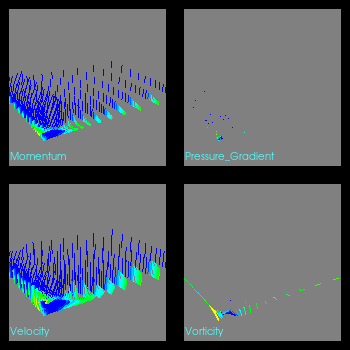

Write the Python code that produced this figure.
#!/usr/bin/env python

# Display all Plot3D vector functions in a 2x2 grid of renderers with hedgehogs.

import os

import vtkmodules.vtkInteractionStyle  # noqa: F401
import vtkmodules.vtkRenderingFreeType  # noqa: F401
import vtkmodules.vtkRenderingOpenGL2  # noqa: F401

from vtkmodules.vtkFiltersCore import vtkHedgeHog
from vtkmodules.vtkFiltersGeometry import vtkStructuredGridGeometryFilter
from vtkmodules.vtkIOParallel import vtkMultiBlockPLOT3DReader
from vtkmodules.vtkRenderingCore import (
    vtkActor,
    vtkActor2D,
    vtkCamera,
    vtkLight,
    vtkPolyDataMapper,
    vtkRenderWindow,
    vtkRenderWindowInteractor,
    vtkRenderer,
    vtkTextMapper,
    vtkTextProperty,
)

# Source
data_dir = os.environ.get("VPE_DATA_DIR", os.path.dirname(os.path.abspath(__file__)))

vector_labels = ["Velocity", "Vorticity", "Momentum", "Pressure_Gradient"]
vector_functions = [200, 201, 202, 210]

camera = vtkCamera()
light = vtkLight()

# Shared text property
text_prop = vtkTextProperty()
text_prop.SetFontSize(10)
text_prop.SetFontFamilyToArial()
text_prop.SetColor(0.3, 1, 1)

# Source - Velocity (200)
velocity_reader = vtkMultiBlockPLOT3DReader()
velocity_reader.SetXYZFileName(os.path.join(data_dir, "bluntfinxyz.bin"))
velocity_reader.SetQFileName(os.path.join(data_dir, "bluntfinq.bin"))
velocity_reader.SetVectorFunctionNumber(200)
velocity_reader.Update()
velocity_output = velocity_reader.GetOutput().GetBlock(0)

velocity_geometry = vtkStructuredGridGeometryFilter()
velocity_geometry.SetInputData(velocity_output)
velocity_geometry.SetExtent(25, 25, 0, 100, 0, 100)

velocity_hog = vtkHedgeHog()
velocity_hog.SetInputConnection(velocity_geometry.GetOutputPort())
velocity_hog.SetScaleFactor(1.0 / velocity_output.GetPointData().GetVectors().GetMaxNorm())

# Mapper - Velocity
velocity_mapper = vtkPolyDataMapper()
velocity_mapper.SetInputConnection(velocity_hog.GetOutputPort())

# Actor - Velocity
velocity_actor = vtkActor()
velocity_actor.SetMapper(velocity_mapper)

velocity_text_mapper = vtkTextMapper()
velocity_text_mapper.SetInput("Velocity")
velocity_text_mapper.SetTextProperty(text_prop)

velocity_text_actor = vtkActor2D()
velocity_text_actor.SetMapper(velocity_text_mapper)
velocity_text_actor.SetPosition(2, 5)

# Source - Vorticity (201)
vorticity_reader = vtkMultiBlockPLOT3DReader()
vorticity_reader.SetXYZFileName(os.path.join(data_dir, "bluntfinxyz.bin"))
vorticity_reader.SetQFileName(os.path.join(data_dir, "bluntfinq.bin"))
vorticity_reader.SetVectorFunctionNumber(201)
vorticity_reader.Update()
vorticity_output = vorticity_reader.GetOutput().GetBlock(0)

vorticity_geometry = vtkStructuredGridGeometryFilter()
vorticity_geometry.SetInputData(vorticity_output)
vorticity_geometry.SetExtent(25, 25, 0, 100, 0, 100)

vorticity_hog = vtkHedgeHog()
vorticity_hog.SetInputConnection(vorticity_geometry.GetOutputPort())
vorticity_hog.SetScaleFactor(1.0 / vorticity_output.GetPointData().GetVectors().GetMaxNorm())

# Mapper - Vorticity
vorticity_mapper = vtkPolyDataMapper()
vorticity_mapper.SetInputConnection(vorticity_hog.GetOutputPort())

# Actor - Vorticity
vorticity_actor = vtkActor()
vorticity_actor.SetMapper(vorticity_mapper)

vorticity_text_mapper = vtkTextMapper()
vorticity_text_mapper.SetInput("Vorticity")
vorticity_text_mapper.SetTextProperty(text_prop)

vorticity_text_actor = vtkActor2D()
vorticity_text_actor.SetMapper(vorticity_text_mapper)
vorticity_text_actor.SetPosition(2, 5)

# Source - Momentum (202)
momentum_reader = vtkMultiBlockPLOT3DReader()
momentum_reader.SetXYZFileName(os.path.join(data_dir, "bluntfinxyz.bin"))
momentum_reader.SetQFileName(os.path.join(data_dir, "bluntfinq.bin"))
momentum_reader.SetVectorFunctionNumber(202)
momentum_reader.Update()
momentum_output = momentum_reader.GetOutput().GetBlock(0)

momentum_geometry = vtkStructuredGridGeometryFilter()
momentum_geometry.SetInputData(momentum_output)
momentum_geometry.SetExtent(25, 25, 0, 100, 0, 100)

momentum_hog = vtkHedgeHog()
momentum_hog.SetInputConnection(momentum_geometry.GetOutputPort())
momentum_hog.SetScaleFactor(1.0 / momentum_output.GetPointData().GetVectors().GetMaxNorm())

# Mapper - Momentum
momentum_mapper = vtkPolyDataMapper()
momentum_mapper.SetInputConnection(momentum_hog.GetOutputPort())

# Actor - Momentum
momentum_actor = vtkActor()
momentum_actor.SetMapper(momentum_mapper)

momentum_text_mapper = vtkTextMapper()
momentum_text_mapper.SetInput("Momentum")
momentum_text_mapper.SetTextProperty(text_prop)

momentum_text_actor = vtkActor2D()
momentum_text_actor.SetMapper(momentum_text_mapper)
momentum_text_actor.SetPosition(2, 5)

# Source - Pressure Gradient (210)
pressure_gradient_reader = vtkMultiBlockPLOT3DReader()
pressure_gradient_reader.SetXYZFileName(os.path.join(data_dir, "bluntfinxyz.bin"))
pressure_gradient_reader.SetQFileName(os.path.join(data_dir, "bluntfinq.bin"))
pressure_gradient_reader.SetVectorFunctionNumber(210)
pressure_gradient_reader.Update()
pressure_gradient_output = pressure_gradient_reader.GetOutput().GetBlock(0)

pressure_gradient_geometry = vtkStructuredGridGeometryFilter()
pressure_gradient_geometry.SetInputData(pressure_gradient_output)
pressure_gradient_geometry.SetExtent(25, 25, 0, 100, 0, 100)

pressure_gradient_hog = vtkHedgeHog()
pressure_gradient_hog.SetInputConnection(pressure_gradient_geometry.GetOutputPort())
pressure_gradient_hog.SetScaleFactor(1.0 / pressure_gradient_output.GetPointData().GetVectors().GetMaxNorm())

# Mapper - Pressure Gradient
pressure_gradient_mapper = vtkPolyDataMapper()
pressure_gradient_mapper.SetInputConnection(pressure_gradient_hog.GetOutputPort())

# Actor - Pressure Gradient
pressure_gradient_actor = vtkActor()
pressure_gradient_actor.SetMapper(pressure_gradient_mapper)

pressure_gradient_text_mapper = vtkTextMapper()
pressure_gradient_text_mapper.SetInput("Pressure_Gradient")
pressure_gradient_text_mapper.SetTextProperty(text_prop)

pressure_gradient_text_actor = vtkActor2D()
pressure_gradient_text_actor.SetMapper(pressure_gradient_text_mapper)
pressure_gradient_text_actor.SetPosition(2, 5)

# Renderers
velocity_renderer = vtkRenderer()
velocity_renderer.SetBackground(0.5, 0.5, 0.5)
velocity_renderer.SetActiveCamera(camera)
velocity_renderer.AddLight(light)
velocity_renderer.AddActor(velocity_actor)
velocity_renderer.AddViewProp(velocity_text_actor)
velocity_renderer.SetViewport(0.025, 0.025, 0.475, 0.475)

vorticity_renderer = vtkRenderer()
vorticity_renderer.SetBackground(0.5, 0.5, 0.5)
vorticity_renderer.SetActiveCamera(camera)
vorticity_renderer.AddLight(light)
vorticity_renderer.AddActor(vorticity_actor)
vorticity_renderer.AddViewProp(vorticity_text_actor)
vorticity_renderer.SetViewport(0.525, 0.025, 0.975, 0.475)

momentum_renderer = vtkRenderer()
momentum_renderer.SetBackground(0.5, 0.5, 0.5)
momentum_renderer.SetActiveCamera(camera)
momentum_renderer.AddLight(light)
momentum_renderer.AddActor(momentum_actor)
momentum_renderer.AddViewProp(momentum_text_actor)
momentum_renderer.SetViewport(0.025, 0.525, 0.475, 0.975)

pressure_gradient_renderer = vtkRenderer()
pressure_gradient_renderer.SetBackground(0.5, 0.5, 0.5)
pressure_gradient_renderer.SetActiveCamera(camera)
pressure_gradient_renderer.AddLight(light)
pressure_gradient_renderer.AddActor(pressure_gradient_actor)
pressure_gradient_renderer.AddViewProp(pressure_gradient_text_actor)
pressure_gradient_renderer.SetViewport(0.525, 0.525, 0.975, 0.975)

# Render window
render_window = vtkRenderWindow()
render_window.AddRenderer(velocity_renderer)
render_window.AddRenderer(vorticity_renderer)
render_window.AddRenderer(momentum_renderer)
render_window.AddRenderer(pressure_gradient_renderer)
render_window.SetWindowName("plot3d vectors")
render_window.SetMultiSamples(0)
render_window.SetSize(350, 350)

# Interactor
interactor = vtkRenderWindowInteractor()
interactor.SetRenderWindow(render_window)

# Scene
camera.SetViewUp(1, 0, 0)
camera.SetFocalPoint(0, 0, 0)
camera.SetPosition(0.4, -0.5, -0.75)
velocity_renderer.ResetCamera()
camera.Dolly(1.25)

velocity_renderer.ResetCameraClippingRange()
vorticity_renderer.ResetCameraClippingRange()
momentum_renderer.ResetCameraClippingRange()
pressure_gradient_renderer.ResetCameraClippingRange()

light.SetPosition(camera.GetPosition())
light.SetFocalPoint(camera.GetFocalPoint())

interactor.Initialize()
interactor.Start()
